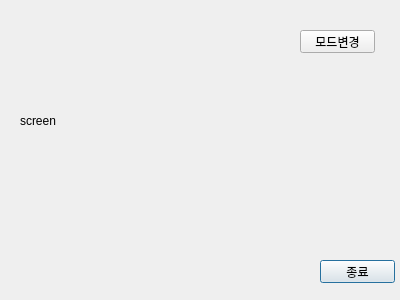
<?xml version="1.0" encoding="UTF-8"?>
<ui version="4.0">
 <class>Dialog</class>
 <widget class="QDialog" name="Dialog">
  <property name="geometry">
   <rect>
    <x>0</x>
    <y>0</y>
    <width>400</width>
    <height>300</height>
   </rect>
  </property>
  <property name="windowTitle">
   <string>Dialog</string>
  </property>
  <widget class="QLabel" name="cam_screen">
   <property name="geometry">
    <rect>
     <x>20</x>
     <y>20</y>
     <width>251</width>
     <height>201</height>
    </rect>
   </property>
   <property name="text">
    <string>screen</string>
   </property>
  </widget>
  <widget class="QPushButton" name="btn_exit">
   <property name="geometry">
    <rect>
     <x>320</x>
     <y>260</y>
     <width>75</width>
     <height>23</height>
    </rect>
   </property>
   <property name="text">
    <string>종료</string>
   </property>
  </widget>
  <widget class="QPushButton" name="btn_mode">
   <property name="geometry">
    <rect>
     <x>300</x>
     <y>30</y>
     <width>75</width>
     <height>23</height>
    </rect>
   </property>
   <property name="text">
    <string>모드변경</string>
   </property>
  </widget>
 </widget>
 <resources/>
 <connections/>
</ui>
